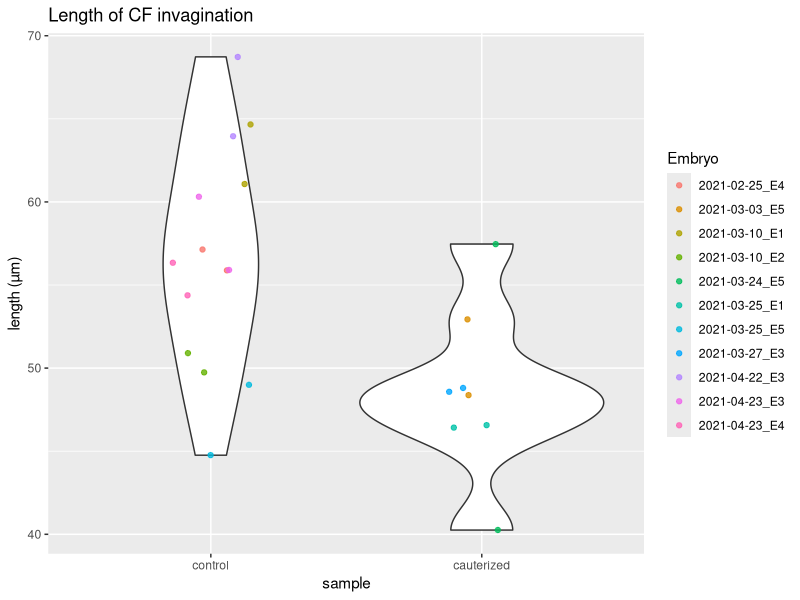
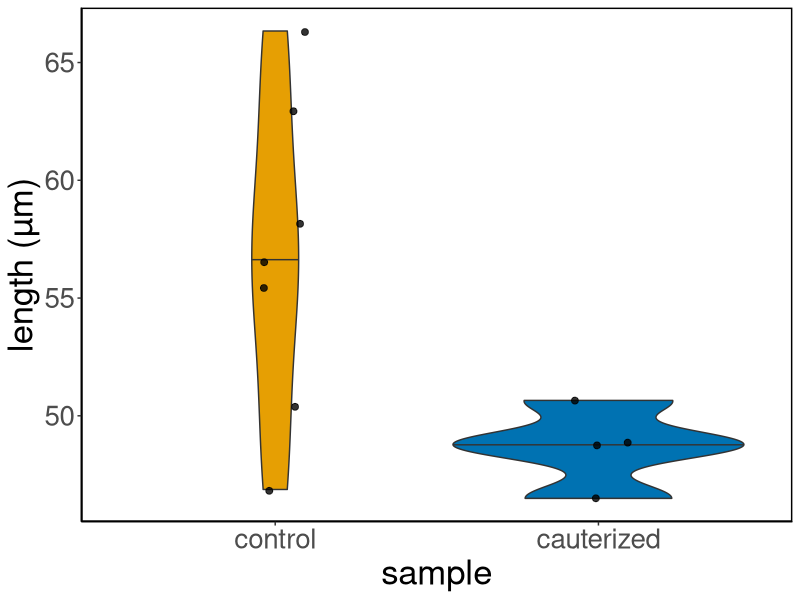
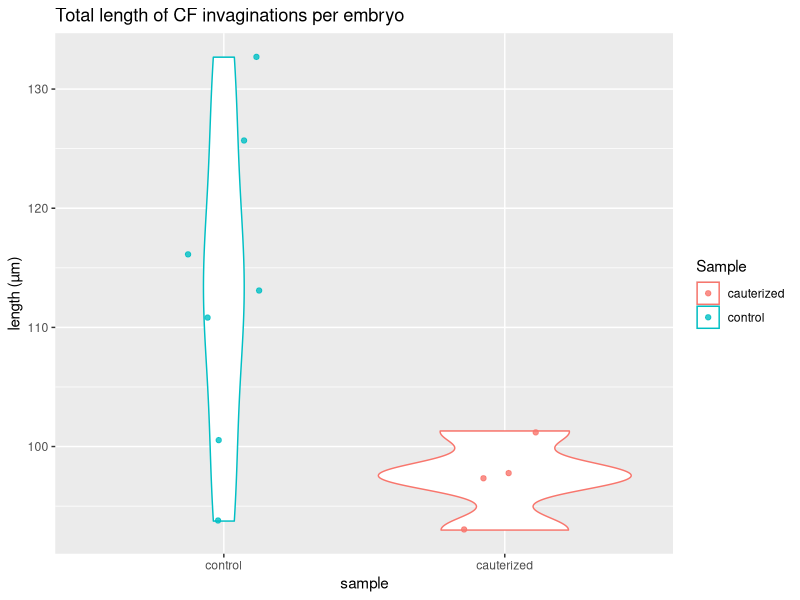
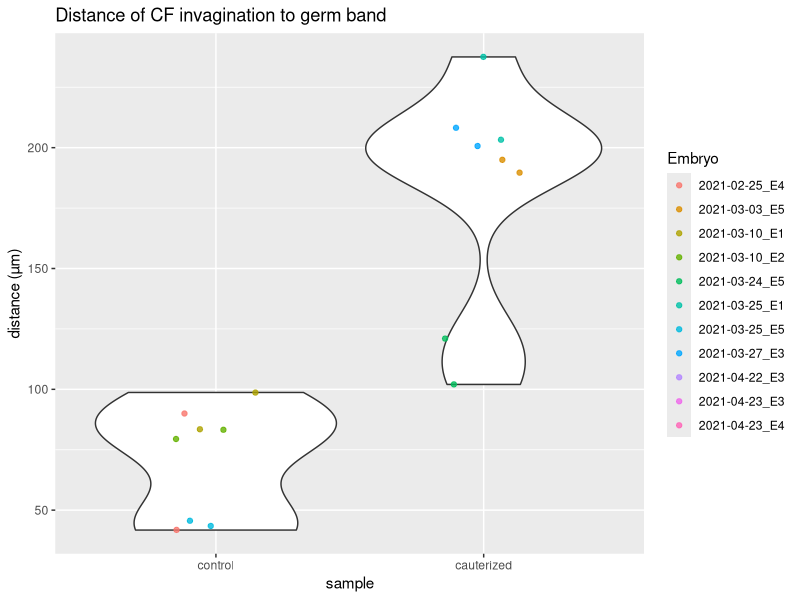
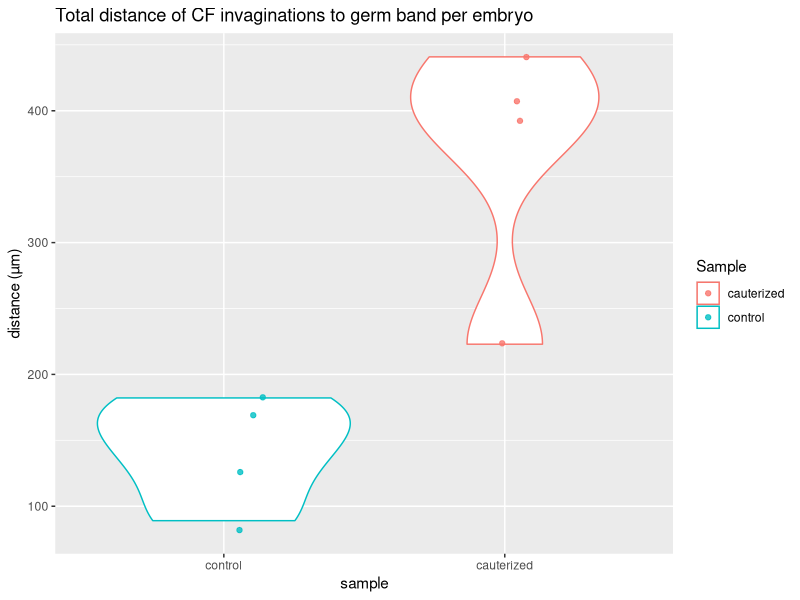
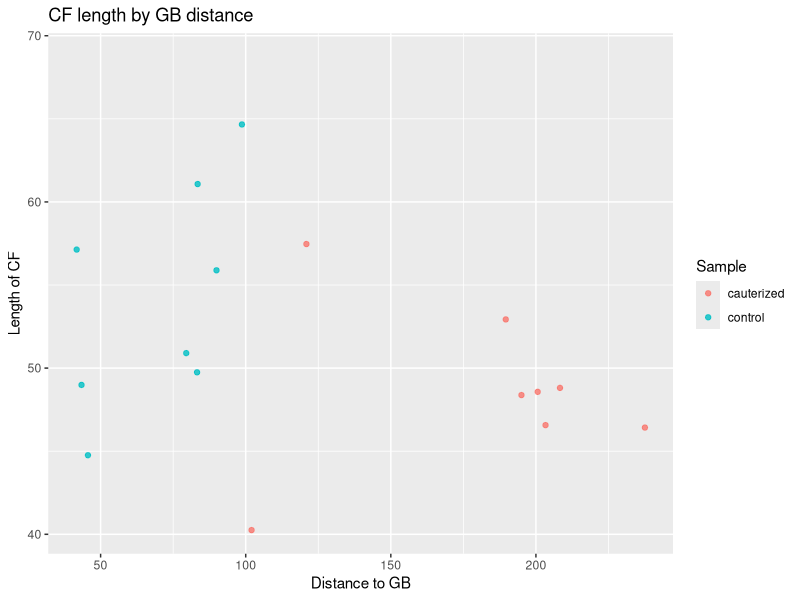
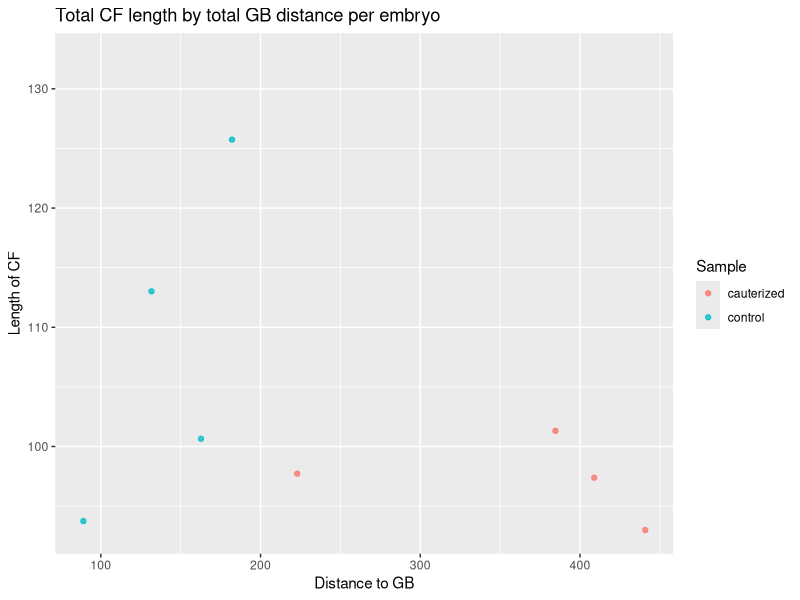
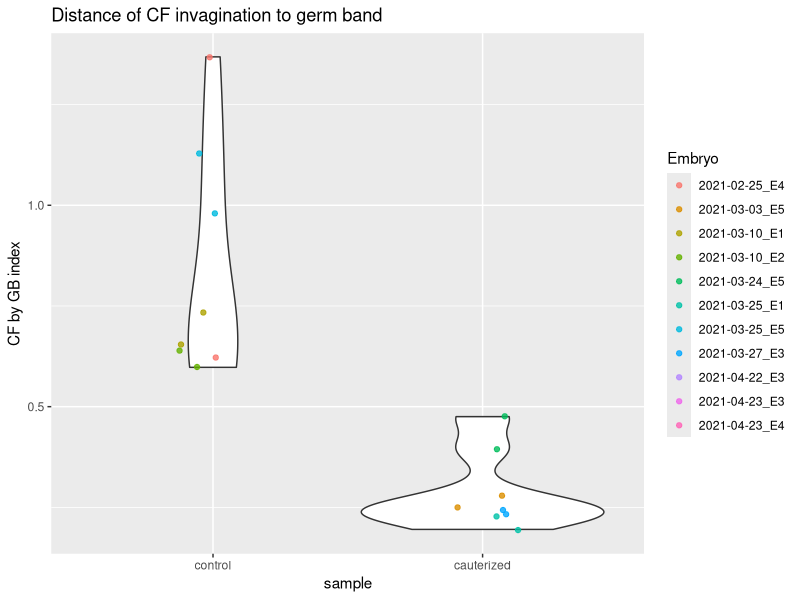

R code for these plots, in order:
## ---- chunk 1
knitr::opts_chunk$set(echo = TRUE, tidy = TRUE, cache = FALSE)
knitr::opts_knit$set(root.dir = "~/Dropbox/Projects/Cephalic_furrow/7-Paper/1-analyses/germband-cauterizations")
## ---- chunk 2
# Load raw ROI measurements from ImageJ
results <- read.csv("1-wt/Lengths.csv")

# Add CF by GB index
results$CFbyGB <- results$Length / results$Distance

# Calculate summaries per sample
summary(results[results$Sample == "control", c("Length")])
summary(results[results$Sample == "cauterized", c("Length")])

# Sum total CF length per embryo
embryo_cf_sum <- aggregate(results$Length, list(results$Embryo), sum)
colnames(embryo_cf_sum) <- c("Embryo", "Total")

# Mean of CF length per embryo
embryo_cf_mean <- aggregate(results$Length, list(results$Embryo), mean)
colnames(embryo_cf_mean) <- c("Embryo", "Mean")

# Standard deviation of CF length per embryo
embryo_cf_sd <- aggregate(results$Length, list(results$Embryo), sd)
colnames(embryo_cf_sd) <- c("Embryo", "SD")

# Sum total GB length per embryo
embryo_gb_sum <- aggregate(results$Distance, list(results$Embryo), sum)
colnames(embryo_gb_sum) <- c("Embryo", "Distance")

# Sum total CF by GB per embryo
embryo_by_sum <- aggregate(results$CFbyGB, list(results$Embryo), sum)
colnames(embryo_by_sum) <- c("Embryo", "CFbyGB")

# Get sample information
samples <- unique(results[, c("Embryo", "Sample")])

# Merge datasets
summary_embryos <- merge(embryo_cf_sum, embryo_cf_mean, by = "Embryo", all.x = TRUE)
summary_embryos <- merge(summary_embryos, embryo_cf_sd, by = "Embryo", all.x = TRUE)
summary_embryos <- merge(summary_embryos, embryo_gb_sum, by = "Embryo", all.x = TRUE)
summary_embryos <- merge(summary_embryos, embryo_by_sum, by = "Embryo", all.x = TRUE)
summary_embryos <- merge(summary_embryos, samples, by = "Embryo", all.x = TRUE)

# Summary by sample
sample_cf_mean <- aggregate(results$Length, list(results$Sample), mean)
colnames(sample_cf_mean) <- c("Sample", "Mean")
sample_cf_sd <- aggregate(results$Length, list(results$Sample), sd)
colnames(sample_cf_sd) <- c("Sample", "SD")
summary_samples <- merge(sample_cf_mean, sample_cf_sd, by = "Sample", all.x = TRUE)
## ---- chunk 3
# Load ggplot
library(ggplot2)

# Plot length of cephalic furrow invaginations
ggplot(results, aes(factor(Sample, level = c("control", "cauterized")), Length)) + geom_violin() + geom_jitter(alpha = 0.8, width = 0.15, aes(colour = Embryo)) +
  labs(title = "Length of CF invagination", x = "sample", y = "length (µm)")
ggsave("wt-cf-length.png")

# Plot total length of cephalic furrow invagination per embryo
ggplot(summary_embryos, aes(factor(Sample, level = c("control", "cauterized")), Mean, fill = Sample)) +
  geom_violin(draw_quantiles = c("0.5"), show.legend = FALSE) +
  geom_jitter(alpha = 0.8, width = 0.1, size = 2, show.legend = FALSE) +
  labs(x = "sample", y = "length (µm)") +
  scale_color_manual(values=c("#0072b2", "#e69f03")) +
  scale_fill_manual(values=c("#0072b2", "#e69f03")) +
  theme_classic() +
  theme(text =  element_text(size = 25),
        strip.background = element_blank(),
        strip.placement = "outside",
        strip.text.x = element_text(face = "italic"),
        panel.background = element_rect(colour = "black", size=1))
ggsave("wt-mean-length.png", width = 6, height = 5)


# Plot total length of cephalic furrow invagination per embryo
ggplot(summary_embryos, aes(factor(Sample, level = c("control", "cauterized")), Total, colour = Sample)) +
  geom_violin() + geom_jitter(alpha = 0.8, width = 0.15) +
  labs(title = "Total length of CF invaginations per embryo", x = "sample", y = "length (µm)")
ggsave("wt-total-length.png")

# Plot distance of cephalic furrow invaginations to germ band
ggplot(results, aes(factor(Sample, level = c("control", "cauterized")), Distance)) + geom_violin() + geom_jitter(alpha = 0.8, width = 0.15, aes(colour = Embryo)) +
  labs(title = "Distance of CF invagination to germ band", x = "sample", y = "distance (µm)")
ggsave("wt-gb-distance.png")

# Plot total distance of cephalic furrow invagination per embryo
ggplot(summary_embryos, aes(factor(Sample, level = c("control", "cauterized")), Distance, colour = Sample)) +
  geom_violin() + geom_jitter(alpha = 0.8, width = 0.15) +
  labs(title = "Total distance of CF invaginations to germ band per embryo", x = "sample", y = "distance (µm)")
ggsave("wt-total-distance.png")

# Correlation between CF length and GB distance
ggplot(results, aes(Distance, Length)) + geom_point(alpha = 0.8, aes(colour = Sample)) +
  labs(title = "CF length by GB distance", x = "Distance to GB", y = "Length of CF")
with(results, cor(Length, Distance))
ggsave("wt-cfgb-correlation.png")
ggplot(summary_embryos, aes(Distance, Total)) + geom_point(alpha = 0.8, aes(colour = Sample)) +
  labs(title = "Total CF length by total GB distance per embryo", x = "Distance to GB", y = "Length of CF")
with(summary_embryos, cor(Total, Distance))
ggsave("wt-total-correlation.png")

# Plot CF to GB index
ggplot(results, aes(factor(Sample, level = c("control", "cauterized")), CFbyGB)) + geom_violin() + geom_jitter(alpha = 0.8, width = 0.15, aes(colour = Embryo)) +
  labs(title = "Distance of CF invagination to germ band", x = "sample", y = "CF by GB index")
#ggsave("wt-cfgb-index.png")

# Plot total distance of cephalic furrow invagination per embryo
ggplot(summary_embryos, aes(factor(Sample, level = c("control", "cauterized")), CFbyGB, colour = Sample)) +
  geom_violin() + geom_jitter(alpha = 0.8, width = 0.15) +
  labs(title = "Total distance of CF invaginations to germ band per embryo", x = "sample", y = "CF by GB index")
#ggsave("wt-total-distance.png")
## ---- chunk 4
